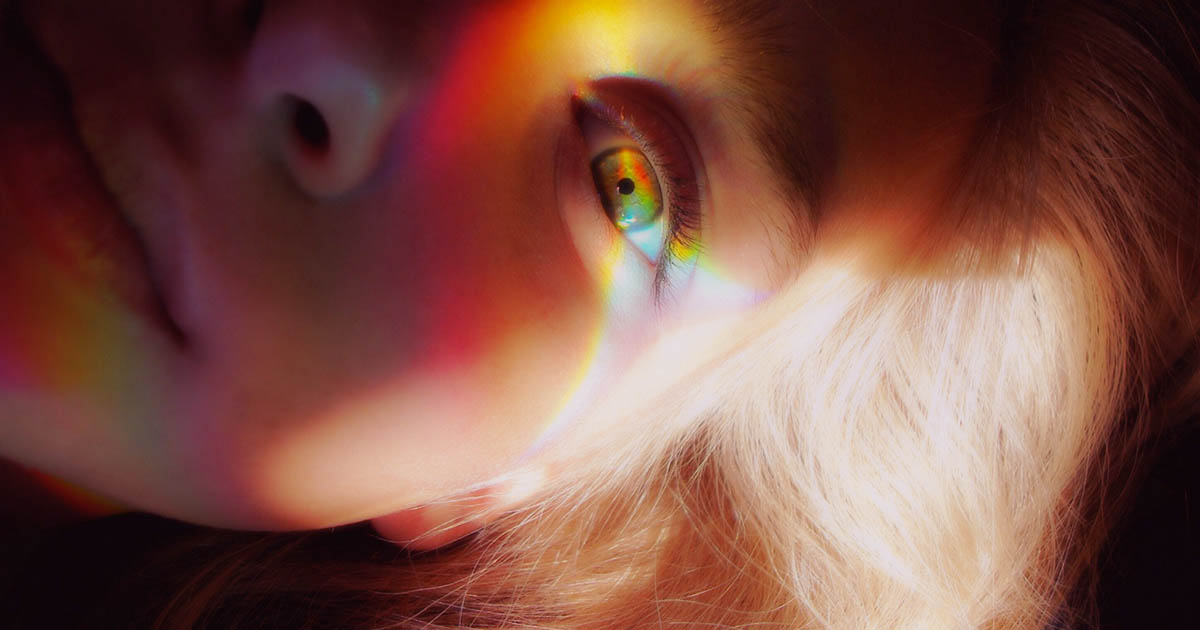
#> input picture Compressão de Imagens/mulher.jpg, 1200 x 630 px
$ python main.py
#> lines starting #> are read from the running program, lines starting #| are printed output that depends on the picture
import cv2
import numpy as np
import matplotlib.pyplot as plt
from PIL import Image

# 1. Carregar a Imagem
image = cv2.imread('mulher.jpg', cv2.IMREAD_COLOR)
#> image is the input picture: shape (630, 1200, 3); mean B, G, R 69.9, 80.5, 125.1

# 2. Converter para escala de cinza (para simplificar a compressão)
gray_image = cv2.cvtColor(image, cv2.COLOR_BGR2GRAY)
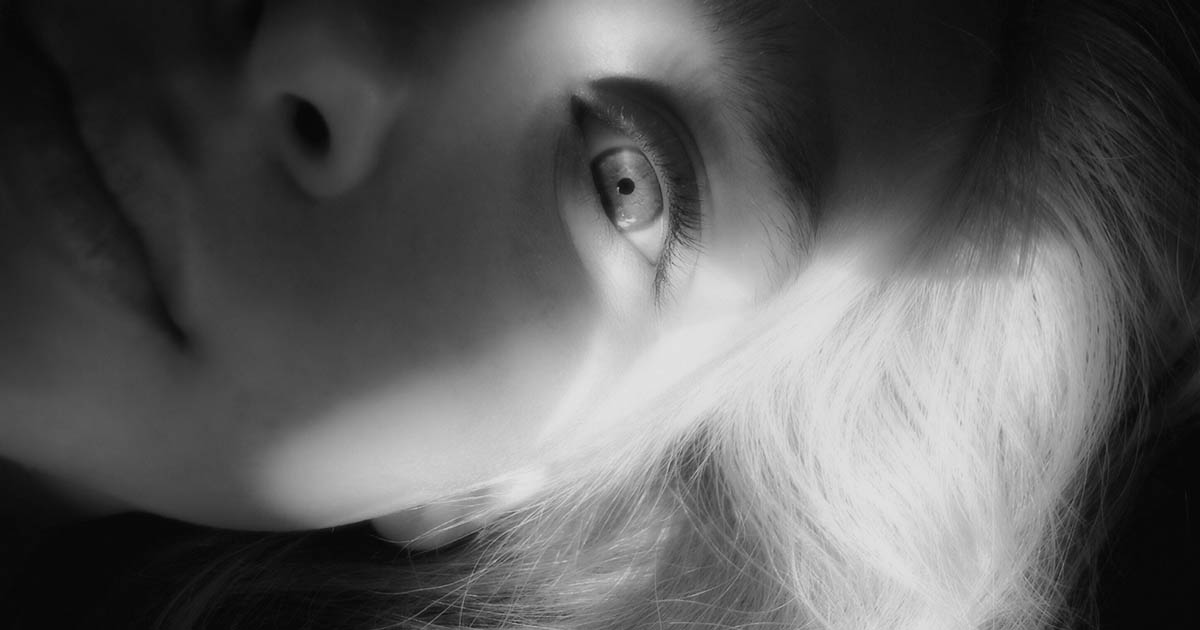
#> gray_image: shape (630, 1200); min 4, max 228, mean 92.6

# 3. Compressão usando o método JPEG
# Qualidade da compressão (0 a 100, onde 100 é a melhor qualidade)
compression_quality = 50
cv2.imwrite('compressed_image.jpg', gray_image, [cv2.IMWRITE_JPEG_QUALITY, compression_quality])

# 4. Carregar a imagem comprimida para visualização
compressed_image = cv2.imread('compressed_image.jpg', cv2.IMREAD_GRAYSCALE)
#> compressed_image: shape (630, 1200); min 0, max 233, mean 92.5

# 5. Compressão usando o método PNG (sem perdas, mas com compactação)
cv2.imwrite('compressed_image.png', gray_image, [cv2.IMWRITE_PNG_COMPRESSION, 9])

# 6. Carregar a imagem comprimida PNG para visualização
compressed_image_png = cv2.imread('compressed_image.png', cv2.IMREAD_GRAYSCALE)

# 7. Visualização das imagens
plt.figure(figsize=(12, 6))

plt.subplot(1, 3, 1)
plt.title('Imagem Original')
plt.imshow(gray_image, cmap='gray')

plt.subplot(1, 3, 2)
plt.title('Imagem Comprimida (JPEG)')
plt.imshow(compressed_image, cmap='gray')

plt.subplot(1, 3, 3)
plt.title('Imagem Comprimida (PNG)')
plt.imshow(compressed_image_png, cmap='gray')

plt.show()
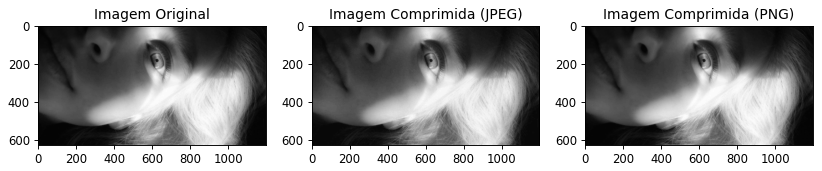
#> figure drawn by matplotlib, 3 panels

# 8. Comparação de tamanhos de arquivo
import os
original_size = os.path.getsize('mulher.jpg') / 1024  # Tamanho em KB
compressed_jpeg_size = os.path.getsize('compressed_image.jpg') / 1024
compressed_png_size = os.path.getsize('compressed_image.png') / 1024

print(f"Tamanho original: {original_size:.2f} KB")
print(f"Tamanho comprimido (JPEG): {compressed_jpeg_size:.2f} KB")
print(f"Tamanho comprimido (PNG): {compressed_png_size:.2f} KB")
